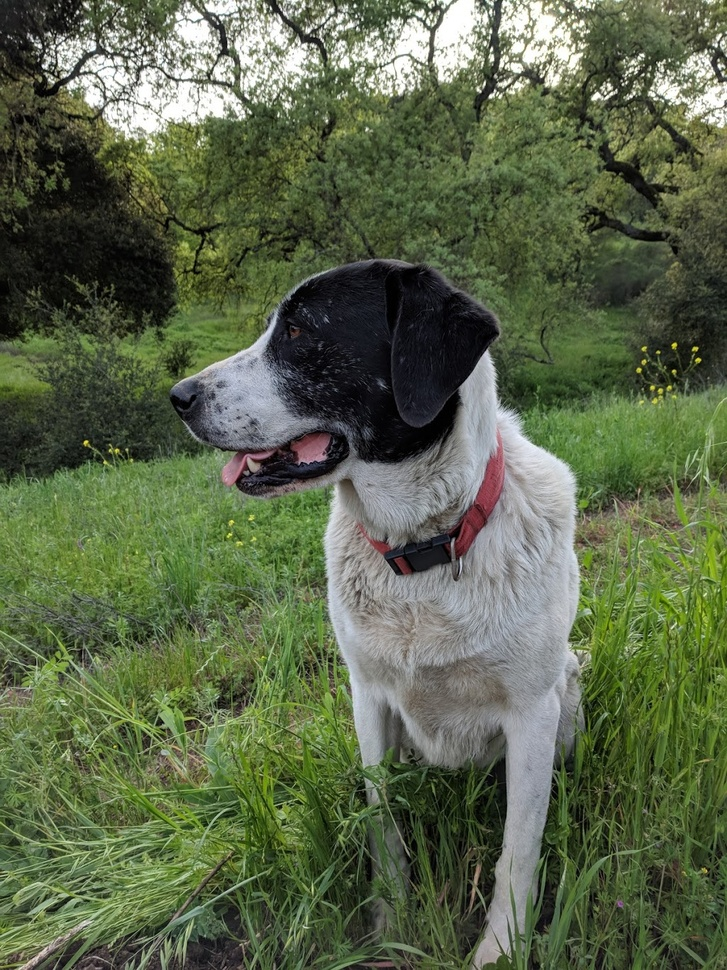
#> input picture data/sammy.jpg, 727 x 970 px, shrunk from 1025 x 1367 before the run
$ jupyter execute Template_matching.ipynb   (shell and % lines are left out)
#> lines starting #> are read from the running program, lines starting #| are printed output that depends on the picture
[cell 1]
# Template matching:
#     In template matching it's looking for
#     an exact copy of an image in another image

[cell 2]
# Template matching:
#     => Template matching is the simplest form of object detection
#     => It simply scans a larger image for a provided template by
#     sliding the template target image across the larger image.
#     => The main option that can be adjusted is the comparison methon
#     used as the target template is slid across the larger image.
#     => The methods are all some sort of correlation based metric.

[cell 3]
import cv2
import numpy as np
import matplotlib.pyplot as plt

[cell 4]
full = cv2.imread('../../data/sammy.jpg')
#> full is the input picture: shape (970, 727, 3); mean B, G, R 74.2, 102.6, 91.2
full = cv2.cvtColor(full,cv2.COLOR_BGR2RGB)

[cell 5]
plt.imshow(full)

[cell 6]
full.shape
#> Out = (970, 727, 3)

[cell 7]
face = cv2.imread('../../data/sammy_face.jpg')
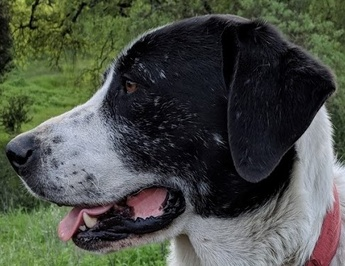
#> input picture data/sammy_face.jpg, 345 x 266 px, shrunk from 486 x 375 before the run
#> face is the input picture: shape (266, 345, 3); mean B, G, R 70, 78.7, 74.3
face = cv2.cvtColor(face,cv2.COLOR_BGR2RGB)

[cell 8]
plt.imshow(face)

[cell 9]
face.shape
#> Out = (266, 345, 3)

[cell 10]
sum([1,2,3])

[cell 11]
mysrting = 'sum'

[cell 12]
eval(mysrting)

[cell 13]
myfunc = eval(mysrting)

[cell 14]
myfunc([1,2,3])

[cell 15]
# All the 6 methods for comparison in a list
# Note how we are using strings, later on we'll use the eval() function to convert to fuction
methods = ['cv2.TM_CCOEFF', 'cv2.TM_CCOEFF_NORMED','cv2.TM_CCORR','cv2.TM_CCORR_NORMED','cv2.TM_SQDIFF','cv2.TM_SQDIFF_NORMED']

[cell 16]
my_method = eval('cv2.TM_CCOEFF')
res1 = cv2.matchTemplate(full,face,my_method)
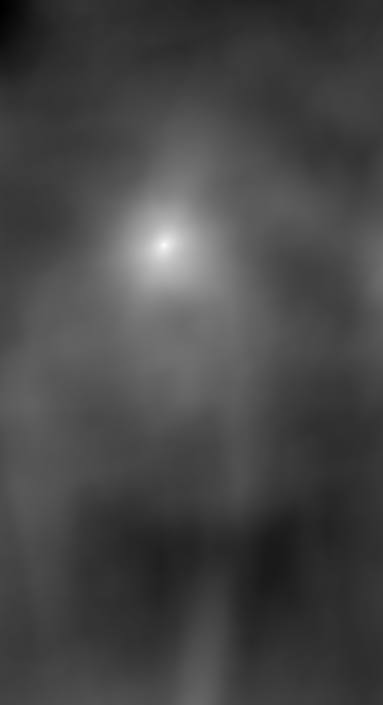
#> res1: shape (705, 383) float32; min -369489728, max 868100096, mean -27078664; drawn with min black and max white

[cell 17]
plt.imshow(res1)

[cell 18]
my_method = eval('cv2.TM_CCOEFF_NORMED')
res2 = cv2.matchTemplate(full,face,my_method)
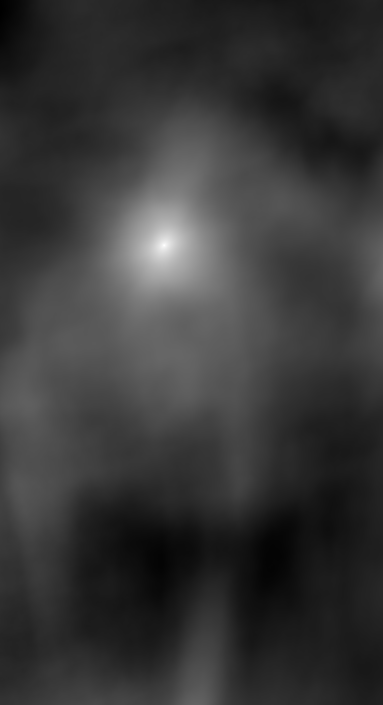
#> res2: shape (705, 383) float32; min -0.333, max 0.994, mean -0.0421; drawn with min black and max white
plt.imshow(res2)

[cell 19]
my_method = eval('cv2.TM_CCORR')
res2 = cv2.matchTemplate(full,face,my_method)
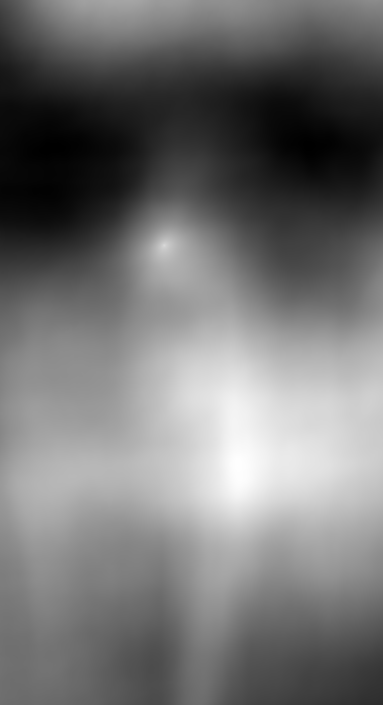
#> res2: shape (705, 383) float32; min 1.13e+09, max 2.63e+09, mean 1.81e+09; drawn with min black and max white
plt.imshow(res2)

[cell 20]
my_method = eval('cv2.TM_CCORR_NORMED')
res2 = cv2.matchTemplate(full,face,my_method)
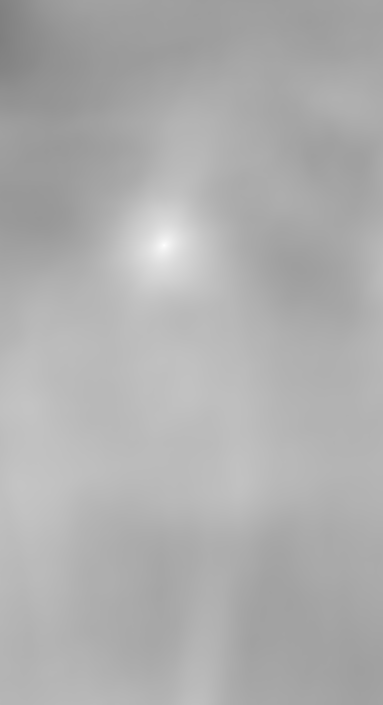
#> res2: shape (705, 383) float32; min 0.5, max 0.998, mean 0.684
plt.imshow(res2)

[cell 21]
my_method = eval('cv2.TM_SQDIFF')
res2 = cv2.matchTemplate(full,face,my_method)
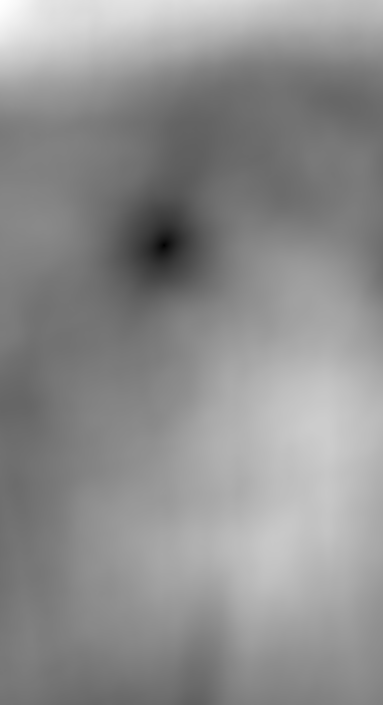
#> res2: shape (705, 383) float32; min 11168485, max 3.14e+09, mean 1.76e+09; drawn with min black and max white
plt.imshow(res2)

[cell 22]
my_method = eval('cv2.TM_SQDIFF_NORMED')
res2 = cv2.matchTemplate(full,face,my_method)
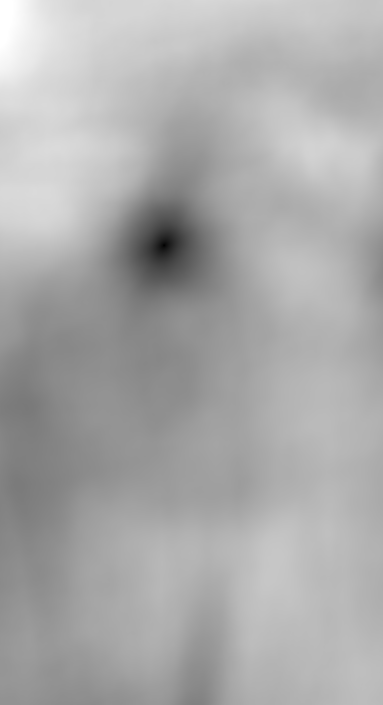
#> res2: shape (705, 383) float32; min 0.00463, max 1, mean 0.669
plt.imshow(res2)

[cell 23]
for m in methods:
    # create a copy
    full_copy = full.copy()

    method = eval(m)

    #Template matching
    result = cv2.matchTemplate(full_copy,face,method)

    min_val,max_val,min_loc,max_loc= cv2.minMaxLoc(result)

    if method in [cv2.TM_SQDIFF,cv2.TM_SQDIFF_NORMED]:
        topLeft = min_loc #(x,y)
    else:
        topLeft = max_loc

    height,width,channels = face.shape

    bottom_right = (topLeft[0]+width,topLeft[1]+height)

    cv2.rectangle(full_copy,topLeft,bottom_right,(255,0,0),10)

    # plot and show the image

    plt.subplot(121)
    plt.imshow(result)
    plt.title("Heatmap of template matching")
    plt.subplot(122)
    plt.imshow(full_copy)
    plt.title("Detection of template")
    #title with the method
    plt.suptitle(m)


    plt.show()

    print('\t')
    print('\t')
#> this loop made 6 passes
#> (min_val, max_val, min_loc, topLeft, bottom_right) on passes 1 to 4: (-369489728, 868100096, (0, 7), (164, 245), (509, 511)), (-0.333, 0.994, (0, 10), (164, 245), (509, 511)), (1.13e+09, 2.63e+09, (47, 150), (237, 465), (582, 731)), (0.5, 0.998, (0, 38), (164, 245), (509, 511))
#> (min_val, max_val, max_loc, topLeft, bottom_right) on passes 5 to 6: (11168485, 3.14e+09, (0, 0), (164, 245), (509, 511)), (0.00463, 1, (0, 0), (164, 245), (509, 511))
#> pass 1, `plt.show()`:
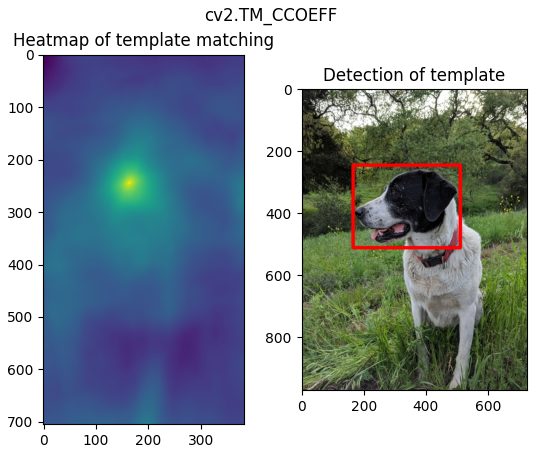
#> figure drawn by matplotlib, 2 panels
#> pass 2, `plt.show()`:
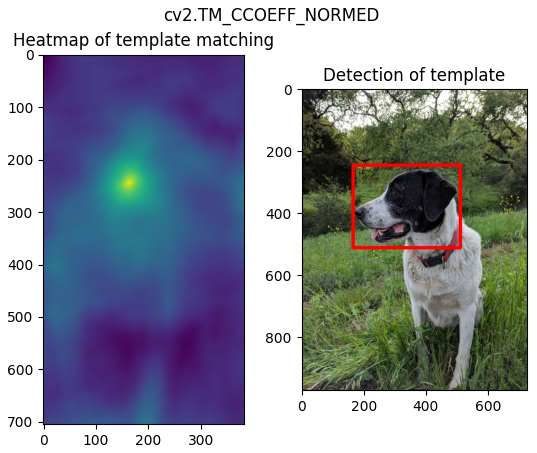
#> figure drawn by matplotlib, 2 panels
#> after the loop:
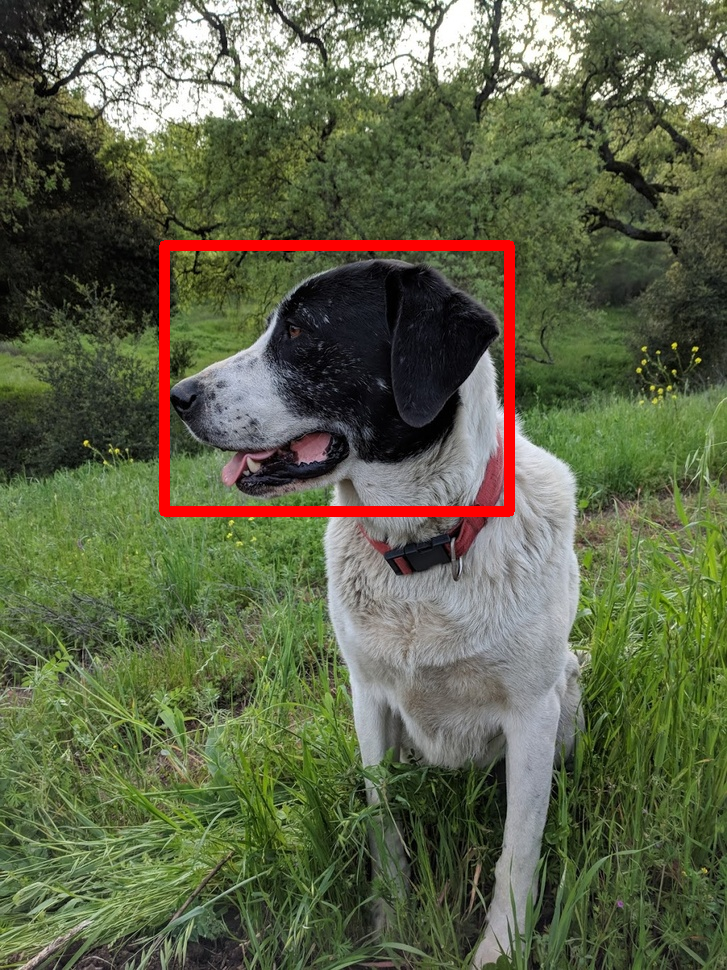
#> full_copy: shape (970, 727, 3); mean R, G, B 94.3, 100.7, 72.8

[cell 24]
face.shape
#> Out = (266, 345, 3)
